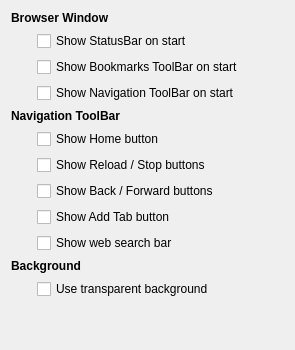
             <widget class="QWidget" name="tab_4">
              <attribute name="title">
               <string>Advanced options</string>
              </attribute>
              <layout class="QGridLayout" name="gridLayout_16">
               <item row="0" column="0" colspan="2">
                <widget class="QLabel" name="label_18">
                 <property name="text">
                  <string>&lt;b&gt;Browser Window&lt;/b&gt;</string>
                 </property>
                </widget>
               </item>
               <item row="1" column="0">
                <spacer name="horizontalSpacer_8">
                 <property name="orientation">
                  <enum>Qt::Horizontal</enum>
                 </property>
                 <property name="sizeType">
                  <enum>QSizePolicy::Fixed</enum>
                 </property>
                 <property name="sizeHint" stdset="0">
                  <size>
                   <width>20</width>
                   <height>20</height>
                  </size>
                 </property>
                </spacer>
               </item>
               <item row="1" column="2">
                <spacer name="horizontalSpacer_2">
                 <property name="orientation">
                  <enum>Qt::Horizontal</enum>
                 </property>
                 <property name="sizeHint" stdset="0">
                  <size>
                   <width>40</width>
                   <height>20</height>
                  </size>
                 </property>
                </spacer>
               </item>
               <item row="1" column="1">
                <layout class="QGridLayout" name="gridLayout_7">
                 <item row="0" column="0">
                  <widget class="QCheckBox" name="showStatusbar">
                   <property name="text">
                    <string>Show StatusBar on start</string>
                   </property>
                  </widget>
                 </item>
                 <item row="1" column="0">
                  <widget class="QCheckBox" name="showBookmarksToolbar">
                   <property name="text">
                    <string>Show Bookmarks ToolBar on start</string>
                   </property>
                  </widget>
                 </item>
                 <item row="2" column="0">
                  <widget class="QCheckBox" name="showNavigationToolbar">
                   <property name="text">
                    <string>Show Navigation ToolBar on start</string>
                   </property>
                  </widget>
                 </item>
                </layout>
               </item>
               <item row="2" column="0" colspan="2">
                <widget class="QLabel" name="label_8">
                 <property name="text">
                  <string>&lt;b&gt;Navigation ToolBar&lt;/b&gt;</string>
                 </property>
                </widget>
               </item>
               <item row="3" column="1">
                <widget class="QCheckBox" name="showHome">
                 <property name="text">
                  <string>Show Home button</string>
                 </property>
                </widget>
               </item>
               <item row="5" column="1">
                <widget class="QCheckBox" name="showBackForward">
                 <property name="text">
                  <string>Show Back / Forward buttons</string>
                 </property>
                </widget>
               </item>
               <item row="9" column="0" colspan="2">
                <widget class="QLabel" name="label_7">
                 <property name="text">
                  <string>&lt;b&gt;Background&lt;b/&gt;</string>
                 </property>
                </widget>
               </item>
               <item row="11" column="1">
                <spacer name="verticalSpacer_12">
                 <property name="orientation">
                  <enum>Qt::Vertical</enum>
                 </property>
                 <property name="sizeHint" stdset="0">
                  <size>
                   <width>20</width>
                   <height>40</height>
                  </size>
                 </property>
                </spacer>
               </item>
               <item row="10" column="1">
                <widget class="QCheckBox" name="useTransparentBg">
                 <property name="text">
                  <string>Use transparent background</string>
                 </property>
                </widget>
               </item>
               <item row="7" column="1">
                <widget class="QCheckBox" name="showWebSearchBar">
                 <property name="text">
                  <string>Show web search bar</string>
                 </property>
                </widget>
               </item>
               <item row="6" column="1">
                <widget class="QCheckBox" name="showAddTabButton">
                 <property name="text">
                  <string>Show Add Tab button</string>
                 </property>
                </widget>
               </item>
               <item row="4" column="1">
                <widget class="QCheckBox" name="showReloadStopButtons">
                 <property name="text">
                  <string>Show Reload / Stop buttons</string>
                 </property>
                </widget>
               </item>
              </layout>
             </widget>
